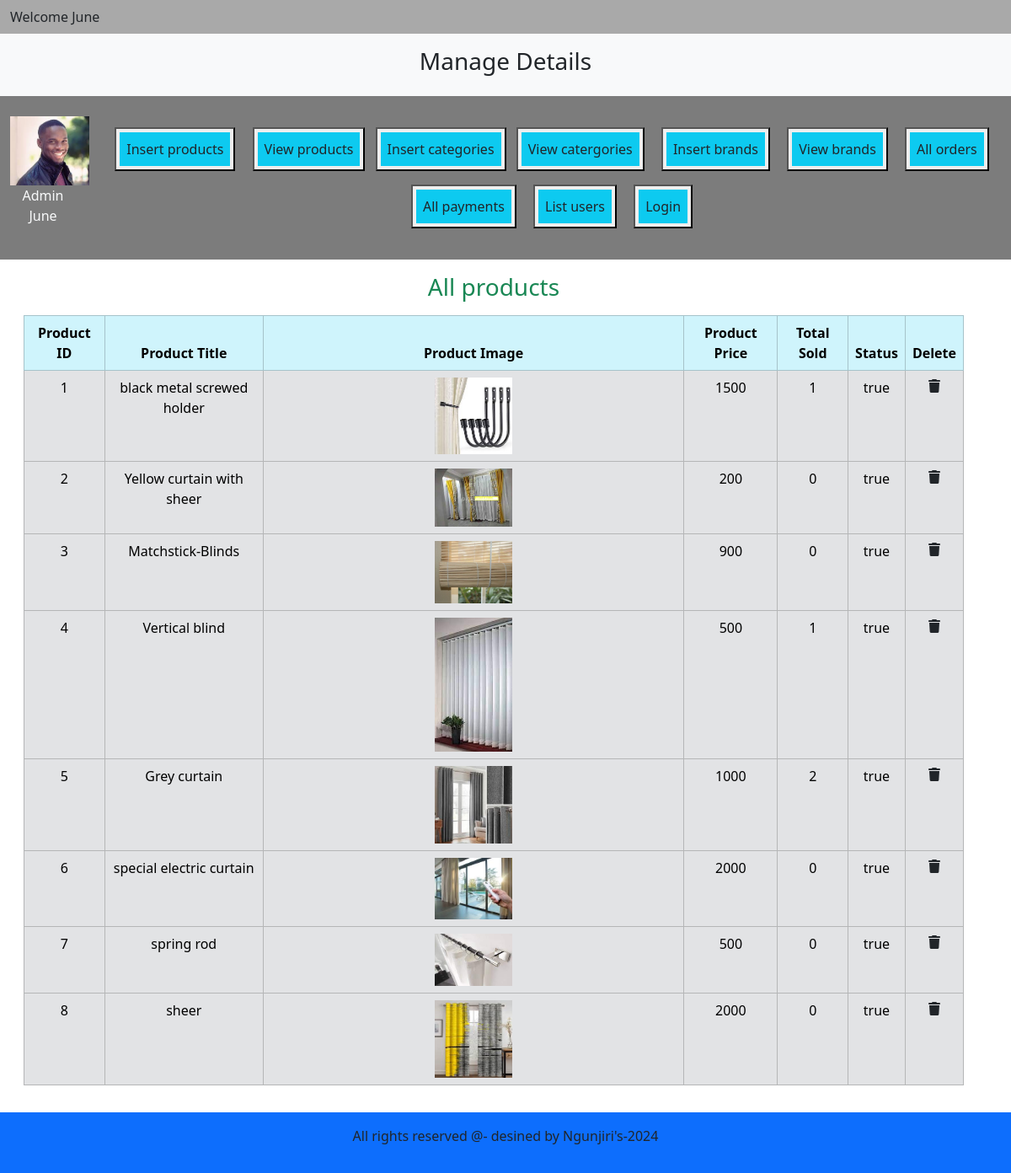
The page /admin_area/index.php?view_products on the database its author committed.
### tables this page shows
CREATE TABLE `products` (
  `product_id` int(11) NOT NULL,
  `product_title` varchar(100) NOT NULL,
  `product_description` varchar(255) NOT NULL,
  `product_keywords` varchar(255) NOT NULL,
  `category_id` int(11) NOT NULL,
  `brand_id` int(11) NOT NULL,
  `product_image1` varchar(255) NOT NULL,
  `product_image2` varchar(255) NOT NULL,
  `product_image3` varchar(255) NOT NULL,
  `product_price` int(255) NOT NULL,
  `date` timestamp NOT NULL DEFAULT current_timestamp() ON UPDATE current_timestamp(),
  `status` varchar(100) NOT NULL
);

### admin_area/view_products.php (the view, shortened to what this page needs)
<?php
include '../includes/connect.php';
?>
<!DOCTYPE html>
<html lang="en">
<head>
</head>
<body>
    <h3 class="text-center text-success">All products</h3>
    <table class="table table-bordered mt-3">
        <thead class="table-info">
        <tr class="text-center">
            <th>Product ID</th>
            <th>Product Title</th>
            <th>Product Image</th>
            <th>Product Price</th>
            <th>Total Sold</th>
            <th>Status</th>
            <th>Delete</th>
        </tr>
        </thead>
        <tbody class="table-secondary text-light">
            <?php
                 $get_products="Select * from `products`";
                 $result=mysqli_query($con,$get_products);
                 $number=0;
                 while($row=mysqli_fetch_assoc($result)){
                    $product_id=$row['product_id'];
                    $product_title=$row['product_title'];
                    $product_image1=$row['product_image1'];
                    $product_price=$row['product_price'];
                    $status=$row['status'];
                    $number++;
                    ?>
           <tr class='text-center'>
                <td><?php echo $number;?></td>
                <td><?php echo $product_title; ?></td>
                <td><img src='../images/<?php echo $product_image1; ?>' class='product_img'/></td>
                <td><?php echo $product_price; ?></td>
                <td><?php
                $get_count="Select * from `orders_pending` where product_id=$product_id";
                $result_count=mysqli_query($con,$get_count);
                $rows_count=mysqli_num_rows($result_count);
                echo $rows_count;
                ?></td>
                 <td><?php echo $status; ?></td>
                <td><a href='index.php?delete_product=<?php echo $product_id ?>' class='text-dark'><i class='fa-solid fa-trash'></i></a></td>
            </tr>
            <?php
            }
            ?>
        </tbody>
    </table>
</body>
</html>

### style.css (style rules this page uses)
* { margin:0; padding: 0; box-sizing: border-box; overflow-x: hidden; }
body { overflow: hidden; }
.product_img { width: 10%; object-fit: contain; }

### admin_area/index.php (style rules this page uses)
body { overflow: hidden; }
.product_img { width: 19%; object-fit: contain; height: 17%; }

### rows shown on the page
products: product_title "black metal screwed holder", product_image1 (picture), product_price "1500", rows_count "1", status "true"
products: product_title "Yellow curtain with sheer", product_image1 (picture), product_price "200", rows_count "0", status "true"
products: product_title "Matchstick-Blinds", product_image1 (picture), product_price "900", rows_count "0", status "true"
products: product_title "Vertical blind", product_image1 (picture), product_price "500", rows_count "1", status "true"
products: product_title "Grey curtain", product_image1 (picture), product_price "1000", rows_count "2", status "true"
products: product_title "special electric curtain", product_image1 (picture), product_price "2000", rows_count "0", status "true"
products: product_title "spring rod", product_image1 (picture), product_price "500", rows_count "0", status "true"
products: product_title "sheer", product_image1 (picture), product_price "2000", rows_count "0", status "true"
